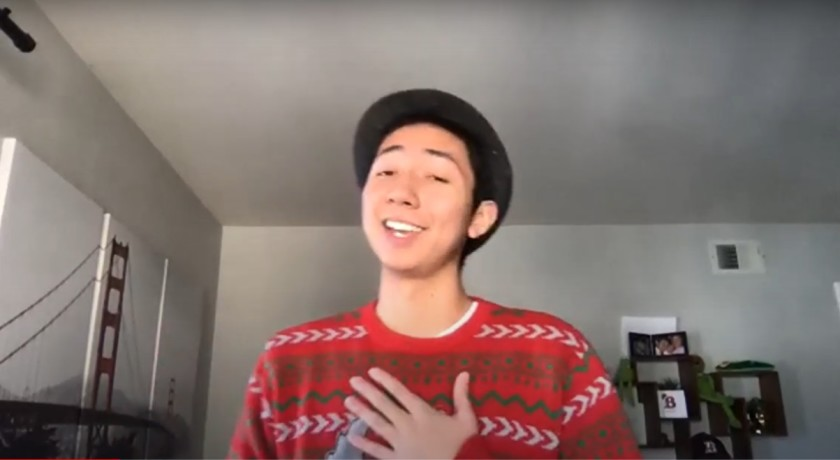
#> input picture ch.6/joseph.jpeg, 840 x 460 px
$ python translation.py --image joseph.jpeg
#> lines starting #> are read from the running program, lines starting #| are printed output that depends on the picture
import numpy as np
import argparse
import imutils
import cv2

parser = argparse.ArgumentParser()
parser.add_argument("--image", required = True, help="Path to Image")
args = vars(parser.parse_args())

img = cv2.imread(args["image"])
#> img is the input picture: shape (460, 840, 3); mean B, G, R 109.4, 113.9, 132.2
cv2.imshow("Joseph Joe Aguilar ", img)

shifted_img = imutils.translate(img, 50, 50)
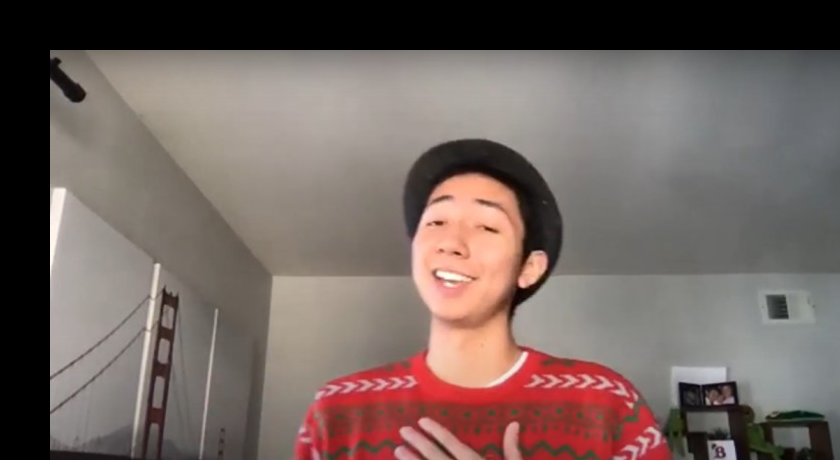
#> shifted_img: shape (460, 840, 3); mean B, G, R 97, 101.8, 116.6
cv2.imshow("Shifted Joseph", shifted_img)


cv2.waitKey(0)
